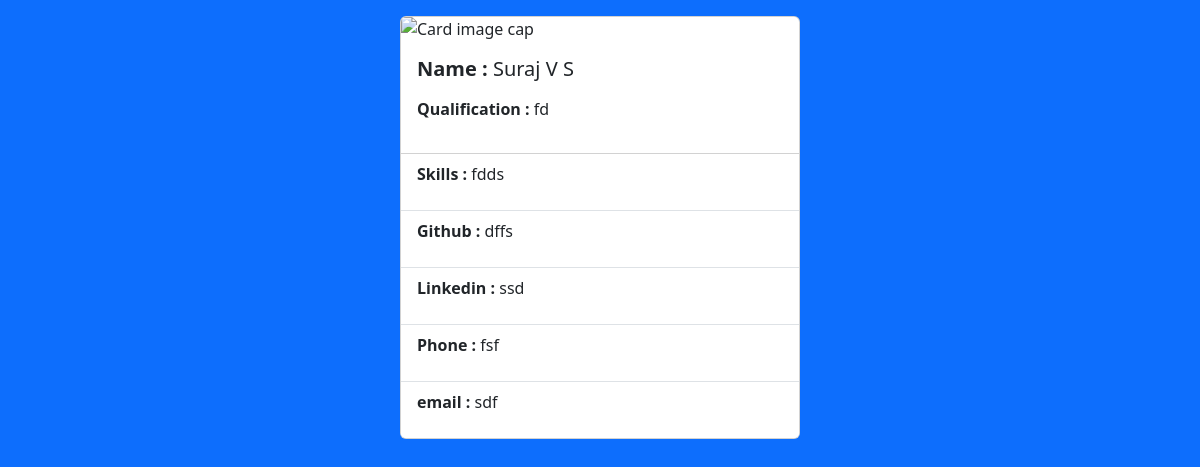
Page /home/ on the earlier database version.
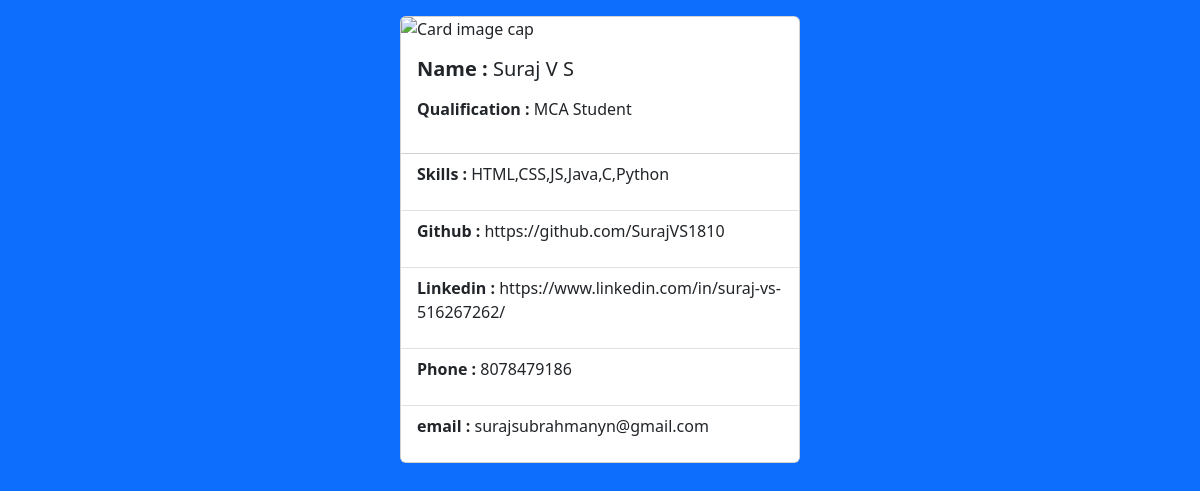
Same page on the later database version.
### home/models.py (models this page shows)
class home(models.Model):
    name=models.CharField(max_length=2550)
    education=models.CharField(max_length=2550)
    skills=models.CharField(max_length=2550)
    phone=models.CharField(max_length=2550)
    github=models.CharField(max_length=2550)
    email=models.CharField(max_length=2550)
    linkedin=models.CharField(max_length=2550)

### home/views.py (the view)
# urls.py: path('',views.about,name='about'),
def about(request):
    homes = home.objects.all()
    return render(request,'profile.html',{'home':homes})

### home/templates/profile.html (shortened to what this page needs)
<!doctype html>
<html lang="en">
  <head>
    <link href="https://cdn.jsdelivr.net/npm/bootstrap@5.3.0/dist/css/bootstrap.min.css" rel="stylesheet">
  </head>
  <body class="bg-primary">
    <div class="p-3 mb-2 <div class="container">
    <div class="card mx-auto " style="width: 25rem;">
        <img class="card-img-top" src="https://cdn.thewirecutter.com/wp-content/media/2022/10/laptopstopicpage-2048px-2102-2x1-1.jpg?auto=webp&quality=75&crop=2:1&width=980&dpr=1.5" alt="Card image cap">
        <div class="card-body">
          {% for x in home %}
            <h5 class="card-title"><b>Name : </b>{{x.name}}</h5>
          {% endfor %}
          <p class="card-text">
            {% for x in home %}
                <p class="card-title"><b>Qualification : </b>{{x.education}}<p>
            {% endfor %}</p>
        </div>
        <ul class="list-group list-group-flush">
          <li class="list-group-item">
          {% for x in home %}
            <p class="card-title"><b>Skills : </b>{{x.skills}}<p>
          {% endfor %}</li>
          <li class="list-group-item">
            {% for x in home %}
              <p class="card-title"><b>Github : </b>{{x.github}}<p>
            {% endfor %}</li>
            <li class="list-group-item">
                {% for x in home %}
                  <p class="card-title"><b>Linkedin : </b>{{x.linkedin}}<p>
                {% endfor %}</li>
                <li class="list-group-item">
                    {% for x in home %}
                      <p class="card-title"><b>Phone : </b>{{x.phone}}<p>
                    {% endfor %}</li>
                    <li class="list-group-item">
                        {% for x in home %}
                          <p class="card-title"><b>email : </b>{{x.email}}<p>
                        {% endfor %}</li>
        </ul>
      </div>
</body>
</html>

Differences in the rows shown:
changed home "Suraj V S": education "fd" → "MCA Student"; skills "fdds" → "HTML,CSS,JS,Java,C,Python"; github "dffs" → "https://github.com/SurajVS1810"; linkedin "ssd" → "https://www.linkedin.com/in/suraj-vs-516267262/"; phone "fsf" → "8078479186"; email "sdf" → "surajsubrahmanyn@gmail.com"
